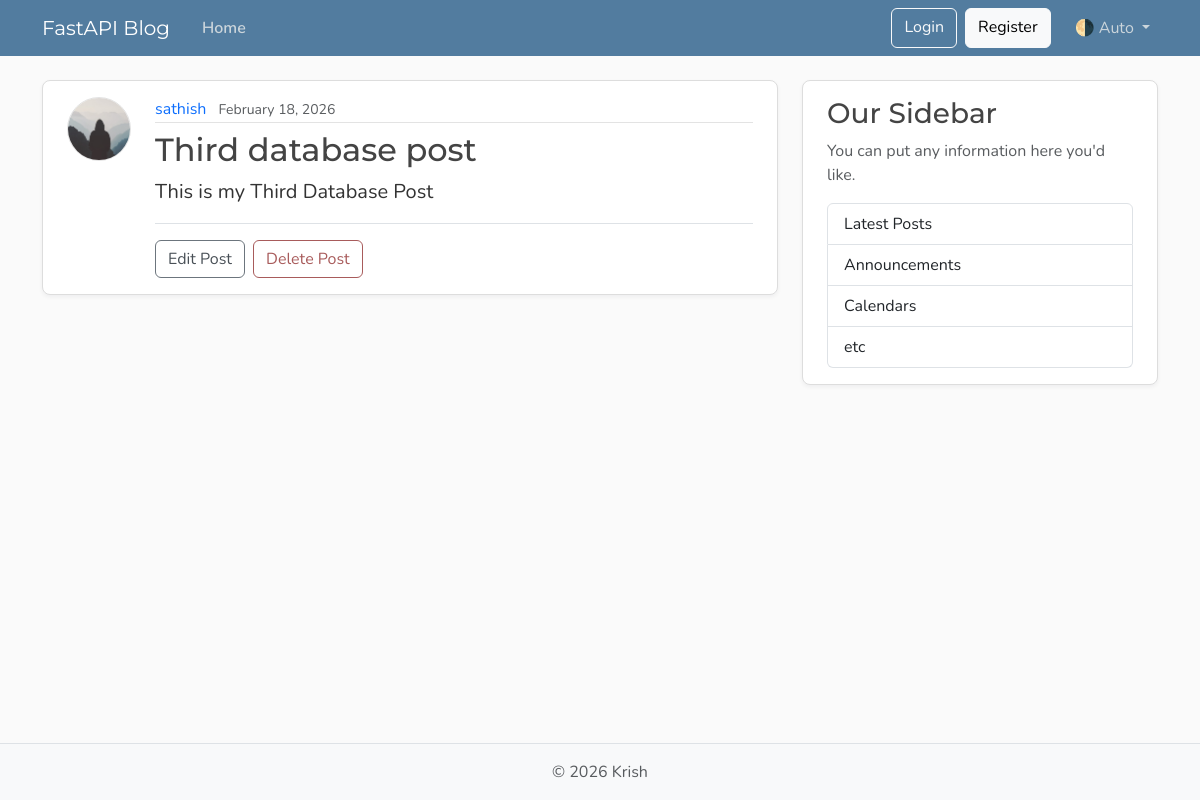
/posts/3, run on an earlier commit of the app's database.
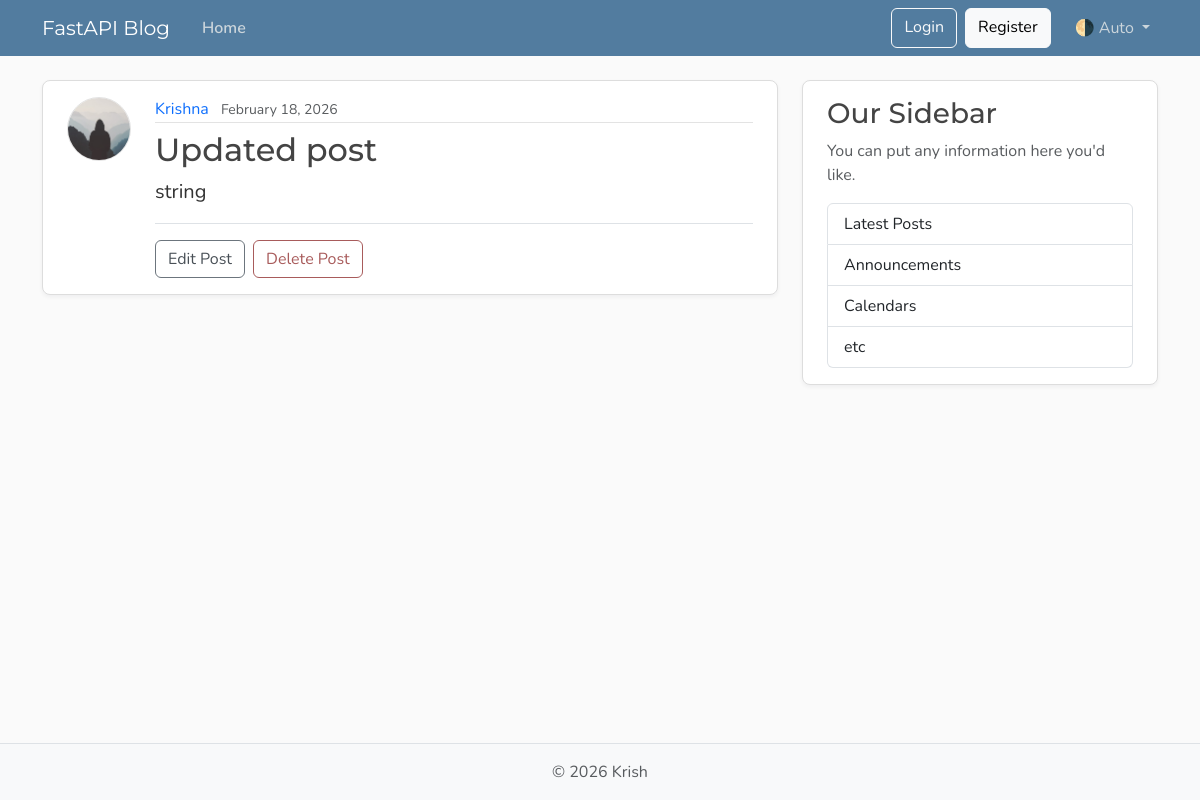
And on a later commit of the database.
### models.py (models this page shows, shortened)
class User(Base):
    __tablename__ = "users"
    id: Mapped[int] = mapped_column(Integer, primary_key=True, index=True)
    username: Mapped[str] = mapped_column(String(50), unique=True, nullable=False)
    email: Mapped[str] = mapped_column(String(120), unique=True, nullable=False)
    image_file: Mapped[str | None] = mapped_column(
        String(200),
        nullable=True,
        default=None,
    )
    posts: Mapped[list[Post]] = relationship(
        back_populates="author",
        cascade="all , delete-orphan")

class Post(Base):
    __tablename__ = "posts"
    id: Mapped[int] = mapped_column(Integer, primary_key=True, index=True)
    title: Mapped[str] = mapped_column(String(100), nullable=False)
    content: Mapped[str] = mapped_column(Text, nullable=False)
    user_id: Mapped[int] = mapped_column(
        ForeignKey("users.id"),
        nullable=False,
        index=True,
    )
    date_posted: Mapped[datetime] = mapped_column(
        DateTime(timezone=True),
        default=lambda: datetime.now(UTC),
    )
    author: Mapped[User] = relationship(back_populates="posts")

### main.py (the view)
@app.get("/posts/{post_id}", include_in_schema=False)
def post_page(request: Request, post_id: int, db: Annotated[Session, Depends(get_db)]):
    result = db.execute(select(models.Post).where(models.Post.id == post_id))
    post = result.scalars().first()
    if post:
        title = post.title[:50]
        return templates.TemplateResponse(
            request,
            "post.html",
            {"post": post, "title": title},
        )
    raise HTTPException(status_code=status.HTTP_404_NOT_FOUND, detail="Post not found")

### templates/post.html (shortened to what this page needs)
{% extends "layout.html" %}
{% block content %}
  <article class="content-section py-3 px-4 mb-4">
    <div class="d-flex align-items-start gap-4">
      <img class="rounded-circle article-img flex-shrink-0"
           src="{{ post.author.image_path }}"
           alt="{{ post.author.username }}'s profile picture"
           width="64"
           height="64"
           loading="lazy">
      <div class="flex-grow-1">
        <div class="article-metadata mb-2">
          <a class="me-2" href="{{ url_for("user_posts", user_id=post.author.id) }}">{{ post.author.username }}</a>
          <small class="text-body-secondary">{{ post.date_posted.strftime("%B %d, %Y") }}</small>
        </div>
        <h2 class="article-title">{{ post.title }}</h2>
        <p class="article-content">{{ post.content }}</p>
        <div class="post-actions mt-3 pt-3 border-top">
          <a class="btn btn-outline-secondary me-1" href="#">Edit Post</a>
          <button type="button"
                  class="btn btn-outline-danger"
                  data-bs-toggle="modal"
                  data-bs-target="#deleteModal">Delete Post</button>
        </div>
      </div>
    </div>
  </article>
{% endblock content %}

What changed in the data, as far as the page shows it:
no longer on this page (row edited): User: author.username "sathish"
added User: author.username "Krishna"
changed Post: title "Third database post" → "Updated post"; content "This is my Third Database Post" → "string"
